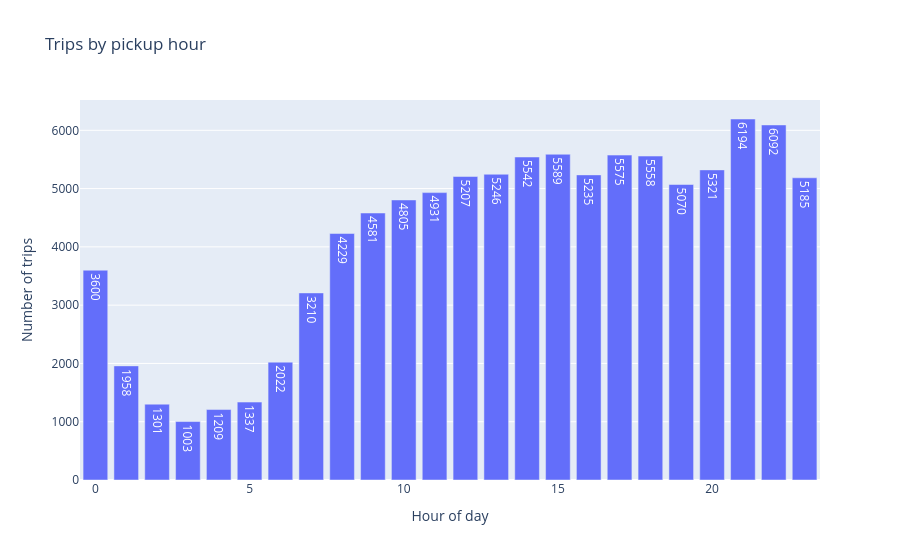

Here is the notebook cell this chart was saved with:
### Code cell
fig = px.bar(
    x=trips_by_hour.index,
    y=trips_by_hour.values,
    labels={"x": "Hour of day", "y": "Number of trips"},
    title="Trips by pickup hour",
    text=trips_by_hour.values
)

fig.show()

### Figure 1 — Plotly figure (JSON) as saved in the notebook; plotly's stock layout.template omitted (floating-point values rounded to 4 significant figures)
{"data": [{"hovertemplate": "Hour of day=%{x}<br>Number of trips=%{y}<br>text=%{text}<extra></extra>", "legendgroup": "", "marker": {"color": "#636efa", "pattern": {"shape": ""}}, "name": "", "orientation": "v", "showlegend": false, "text": [3600.0, 1958.0, 1301.0, 1003.0, 1209.0, 1337.0, 2022.0, 3210.0, 4229.0, 4581.0, 4805.0, 4931.0, 5207.0, 5246.0, 5542.0, 5589.0, 5235.0, 5575.0, 5558.0, 5070.0, 5321.0, 6194.0, 6092.0, 5185.0], "textposition": "auto", "type": "bar", "x": [0, 1, 2, 3, 4, 5, 6, 7, 8, 9, 10, 11, 12, 13, 14, 15, 16, 17, 18, 19, 20, 21, 22, 23], "xaxis": "x", "y": [3600, 1958, 1301, 1003, 1209, 1337, 2022, 3210, 4229, 4581, 4805, 4931, 5207, 5246, 5542, 5589, 5235, 5575, 5558, 5070, 5321, 6194, 6092, 5185], "yaxis": "y"}], "layout": {"barmode": "relative", "legend": {"tracegroupgap": 0}, "title": {"text": "Trips by pickup hour"}, "xaxis": {"anchor": "y", "domain": [0, 1], "title": {"text": "Hour of day"}}, "yaxis": {"anchor": "x", "domain": [0, 1], "title": {"text": "Number of trips"}}}}
